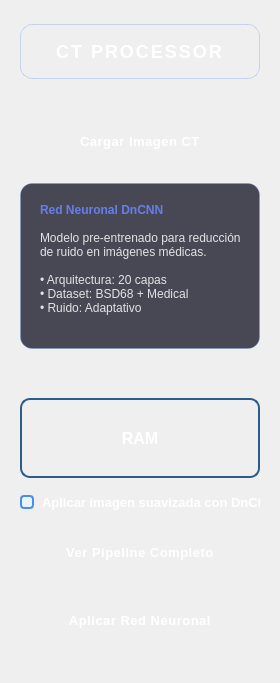
                    <widget class="QWidget" name="leftPanel">
                        <property name="minimumSize">
                            <size>
                                <width>280</width>
                                <height>0</height>
                            </size>
                        </property>
                        <property name="maximumSize">
                            <size>
                                <width>280</width>
                                <height>16777215</height>
                            </size>
                        </property>
                        <property name="styleSheet">
                            <string notr="true">
                                QWidget#leftPanel {
                                background-color: rgba(22, 22, 34, 0.95);
                                border-right: 2px solid rgba(100, 149, 237, 0.3);
                                }
                                QPushButton {
                                background: qlineargradient(x1:0, y1:0, x2:1, y2:0, stop:0 #667eea,
                                stop:1 #764ba2);
                                color: white;
                                border: none;
                                border-radius: 12px;
                                padding: 18px;
                                font-size: 13px;
                                font-weight: 600;
                                letter-spacing: 0.5px;
                                }
                                QPushButton:hover {
                                background: qlineargradient(x1:0, y1:0, x2:1, y2:0, stop:0 #764ba2,
                                stop:1 #667eea);
                                transform: scale(1.02);
                                }
                                QPushButton:pressed {
                                background: qlineargradient(x1:0, y1:0, x2:1, y2:0, stop:0 #5a4a8a,
                                stop:1 #556cd6);
                                }
                                QPushButton#pushButton {
                                background: qlineargradient(x1:0, y1:0, x2:1, y2:0, stop:0 #56CCF2,
                                stop:1 #2F80ED);
                                }
                                QPushButton#pushButton_2 {
                                background: qlineargradient(x1:0, y1:0, x2:1, y2:0, stop:0 #11998e,
                                stop:1 #38ef7d);
                                }
                                QPushButton#pushButton_3 {
                                background: qlineargradient(x1:0, y1:0, x2:1, y2:0, stop:0 #f093fb,
                                stop:1 #f5576c);
                                }
                                QLabel#infoBox {
                                background: rgba(30, 30, 46, 0.8);
                                border: 1px solid rgba(100, 149, 237, 0.3);
                                border-radius: 12px;
                                padding: 16px;
                                color: rgba(255, 255, 255, 0.85);
                                font-size: 12px;
                                line-height: 1.6;
                                }
                            </string>
                        </property>

                        <layout class="QVBoxLayout" name="leftLayout">
                            <property name="spacing">
                                <number>16</number>
                            </property>
                            <property name="leftMargin">
                                <number>20</number>
                            </property>
                            <property name="topMargin">
                                <number>24</number>
                            </property>
                            <property name="rightMargin">
                                <number>20</number>
                            </property>
                            <property name="bottomMargin">
                                <number>24</number>
                            </property>

                            <item>
                                <widget class="QLabel" name="titleLabel">
                                    <property name="text">
                                        <string>CT PROCESSOR</string>
                                    </property>
                                    <property name="alignment">
                                        <set>Qt::AlignCenter</set>
                                    </property>
                                    <property name="styleSheet">
                                        <string notr="true">
                                            QLabel {
                                            color: white;
                                            font-size: 18px;
                                            font-weight: 700;
                                            letter-spacing: 2px;
                                            padding: 16px;
                                            background: qlineargradient(x1:0, y1:0, x2:1, y2:0,
                                            stop:0 rgba(102, 126, 234, 0.2), stop:1 rgba(118, 75,
                                            162, 0.2));
                                            border-radius: 12px;
                                            border: 1px solid rgba(100, 149, 237, 0.3);
                                            }
                                        </string>
                                    </property>
                                </widget>
                            </item>

                            <item>
                                <spacer name="verticalSpacer_1">
                                    <property name="orientation">
                                        <enum>Qt::Vertical</enum>
                                    </property>
                                    <property name="sizeType">
                                        <enum>QSizePolicy::Fixed</enum>
                                    </property>
                                    <property name="sizeHint" stdset="0">
                                        <size>
                                            <width>20</width>
                                            <height>20</height>
                                        </size>
                                    </property>
                                </spacer>
                            </item>

                            <item>
                                <widget class="QPushButton" name="pushButton">
                                    <property name="minimumSize">
                                        <size>
                                            <width>0</width>
                                            <height>52</height>
                                        </size>
                                    </property>
                                    <property name="text">
                                        <string>Cargar Imagen CT</string>
                                    </property>
                                    <property name="cursor">
                                        <cursorShape>PointingHandCursor</cursorShape>
                                    </property>
                                </widget>
                            </item>

                            <item>
                                <widget class="QLabel" name="infoBox">
                                    <property name="text">
                                        <string>&lt;b style='color: #667eea;'&gt;Red Neuronal
                                            DnCNN&lt;/b&gt;&lt;br/&gt;&lt;br/&gt;Modelo
                                            pre-entrenado para reducción de ruido en imágenes
                                            médicas.&lt;br/&gt;&lt;br/&gt;• Arquitectura: 20
                                            capas&lt;br/&gt;• Dataset: BSD68 + Medical&lt;br/&gt;•
                                            Ruido: Adaptativo</string>
                                    </property>
                                    <property name="wordWrap">
                                        <bool>true</bool>
                                    </property>
                                    <property name="alignment">
                                        <set>Qt::AlignLeft|Qt::AlignTop</set>
                                    </property>
                                </widget>
                            </item>

                            <item>
                                <spacer name="verticalSpacer_2">
                                    <property name="orientation">
                                        <enum>Qt::Vertical</enum>
                                    </property>
                                    <property name="sizeHint" stdset="0">
                                        <size>
                                            <width>20</width>
                                            <height>40</height>
                                        </size>
                                    </property>
                                </spacer>
                            </item>
                            <item>
                                <widget class="QLabel" name="label_RAM">
                                    <property name="text">
                                        <string>RAM</string>
                                    </property>
                                    <property name="alignment">
                                        <set>Qt::AlignCenter</set>
                                    </property>
                                    <property name="minimumSize">
                                        <size>
                                            <width>80</width>
                                            <height>80</height>
                                        </size>
                                    </property>
                                    <property name="font">
                                        <font>
                                            <pointsize>12</pointsize>
                                            <weight>75</weight>
                                            <bold>true</bold>
                                        </font>
                                    </property>
                                    <property name="styleSheet">
                                        <string>QLabel {
                                            background: qlineargradient(x1:0, y1:0, x2:0, y2:1,
                                            stop:0 #4A90E2, stop:1 #357ABD);
                                            color: white;
                                            border-radius: 10px;
                                            border: 2px solid #2E5C8A;
                                            padding: 10px;
                                            }

                                            QLabel:hover {
                                            background: qlineargradient(x1:0, y1:0, x2:0, y2:1,
                                            stop:0 #5AA3F5, stop:1 #4A90E2);
                                            border: 2px solid #4A90E2;
                                            }</string>
                                    </property>
                                </widget>
                            </item>
                            <item>
                                <widget class="QCheckBox" name="checkBox_dncnn_suavizado">
                                    <property name="text">
                                        <string>Aplicar imagen suavizada con DnCNN</string>
                                    </property>
                                    <property name="checked">
                                        <bool>false</bool>
                                    </property>
                                    <property name="font">
                                        <font>
                                            <pointsize>10</pointsize>
                                            <weight>75</weight>
                                            <bold>true</bold>
                                        </font>
                                    </property>
                                    <property name="styleSheet">
                                        <string notr="true">QCheckBox {
                                            color: white;
                                            spacing: 8px;
                                            }

                                            QCheckBox::indicator {
                                            width: 10px;
                                            height: 10px;
                                            border-radius: 4px;
                                            border: 2px solid #4A90E2;
                                            background-color: #E8F4FF;
                                            }

                                            QCheckBox::indicator:hover {
                                            border: 2px solid #5AA3F5;
                                            background-color: #F0F8FF;
                                            }

                                            QCheckBox::indicator:checked {
                                            background-color: #4A90E2;
                                            border: 2px solid #357ABD;
                                            image: url(:/icons/check.png);
                                            }

                                            QCheckBox::indicator:checked:hover {
                                            background-color: #5AA3F5;
                                            }</string>
                                    </property>
                                </widget>
                            </item>

                            <item>
                                <widget class="QPushButton" name="pushButton_2">
                                    <property name="minimumSize">
                                        <size>
                                            <width>0</width>
                                            <height>52</height>
                                        </size>
                                    </property>
                                    <property name="text">
                                        <string>Ver Pipeline Completo</string>
                                    </property>
                                    <property name="cursor">
                                        <cursorShape>PointingHandCursor</cursorShape>
                                    </property>
                                </widget>
                            </item>

                            <item>
                                <widget class="QPushButton" name="pushButton_3">
                                    <property name="minimumSize">
                                        <size>
                                            <width>0</width>
                                            <height>52</height>
                                        </size>
                                    </property>
                                    <property name="text">
                                        <string>Aplicar Red Neuronal</string>
                                    </property>
                                    <property name="cursor">
                                        <cursorShape>PointingHandCursor</cursorShape>
                                    </property>
                                </widget>
                            </item>

                            <item>
                                <spacer name="verticalSpacer_3">
                                    <property name="orientation">
                                        <enum>Qt::Vertical</enum>
                                    </property>
                                    <property name="sizeHint" stdset="0">
                                        <size>
                                            <width>20</width>
                                            <height>20</height>
                                        </size>
                                    </property>
                                </spacer>
                            </item>

                        </layout>
                    </widget>
